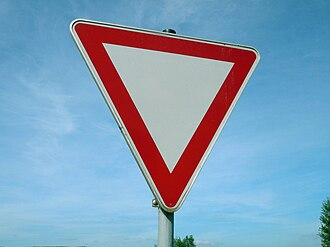
#> input picture tests2/Give_way_outdoor.jpg, 330 x 247 px; its folder holds only this picture in this run
$ python -i augment_lisa.py   (imports and definitions only)
#> lines starting #> are read from the running program, lines starting #| are printed output that depends on the picture
#> further down, picture is the input picture: shape (247, 330, 3); mean B, G, R 185.9, 160.2, 128.4
from pathlib import Path
import random
import shutil
import cv2
import numpy as np

LISA_ROOT      = "/home/yacine/Desktop/codes/geoGussr-Assistant/datasets/training_v3_dataset/lisa_dataset_us"
GTSRB_ROOT     = "/home/yacine/Desktop/codes/geoGussr-Assistant/datasets/training_v3_dataset/german_traffic_signs"
OVERSAMPLE_DIR = "/home/yacine/Desktop/codes/geoGussr-Assistant/datasets/training_v3_dataset/lisa_oversampled"

IMG_EXTS = {".png", ".jpg", ".jpeg"}

def collect_labeled_images(root: str) -> list[Path]:
    imgs = []
    for ext in IMG_EXTS:
        for img in Path(root).rglob(f"*{ext}"):
            if "negatives" in str(img):
                continue
            if img.with_suffix(".txt").exists():
                imgs.append(img)
    return imgs

def augment_image(img: np.ndarray) -> np.ndarray:
    """Apply a random combo of safe augmentations that don't affect boxes."""
    # 1. Random brightness/contrast
    alpha = random.uniform(0.6, 1.4)   # contrast
    beta  = random.randint(-30, 30)     # brightness
    img   = cv2.convertScaleAbs(img, alpha=alpha, beta=beta)
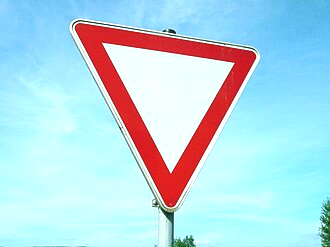
#> img: shape (247, 330, 3); mean of channels 0, 1, 2 228.4, 217.6, 181.1; drawn as B, G, R

    # 2. Random horizontal flip (labels need updating — skip, use safe ones only)
    # 3. Gaussian blur
    if random.random() < 0.4:
        k = random.choice([3, 5])
        img = cv2.GaussianBlur(img, (k, k), 0)

    # 4. Random hue/saturation shift
    hsv = cv2.cvtColor(img, cv2.COLOR_BGR2HSV).astype(np.int32)
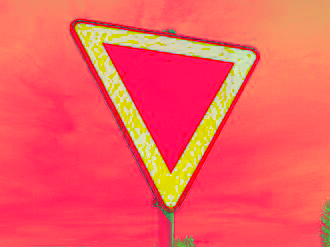
#> hsv: shape (247, 330, 3) int32; mean of channels 0, 1, 2 91.5, 89.4, 246.7; drawn as B, G, R
    hsv[:, :, 0] = np.clip(hsv[:, :, 0] + random.randint(-10, 10), 0, 179)  # hue
    hsv[:, :, 1] = np.clip(hsv[:, :, 1] + random.randint(-30, 30), 0, 255)  # sat
    img = cv2.cvtColor(hsv.astype(np.uint8), cv2.COLOR_HSV2BGR)
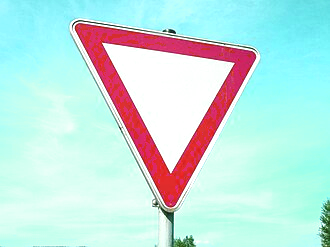
#> img: shape (247, 330, 3); mean B, G, R 224.8, 228.5, 192.6

    # 5. Add gaussian noise
    if random.random() < 0.3:
        noise = np.random.normal(0, 8, img.shape).astype(np.int16)
        img   = np.clip(img.astype(np.int16) + noise, 0, 255).astype(np.uint8)

    return img

# ── Main ──────────────────────────────────────────────────────────────────────
gtsrb_imgs = collect_labeled_images(GTSRB_ROOT)
lisa_imgs  = collect_labeled_images(LISA_ROOT)

target  = len(gtsrb_imgs) - len(lisa_imgs)
to_copy = random.choices(lisa_imgs, k=target)

out = Path(OVERSAMPLE_DIR)
# [21 lines not run here, left out]

>>> import cv2
>>> picture = cv2.imread('../../tests2/Give_way_outdoor.jpg')
>>> result = augment_image(picture)
